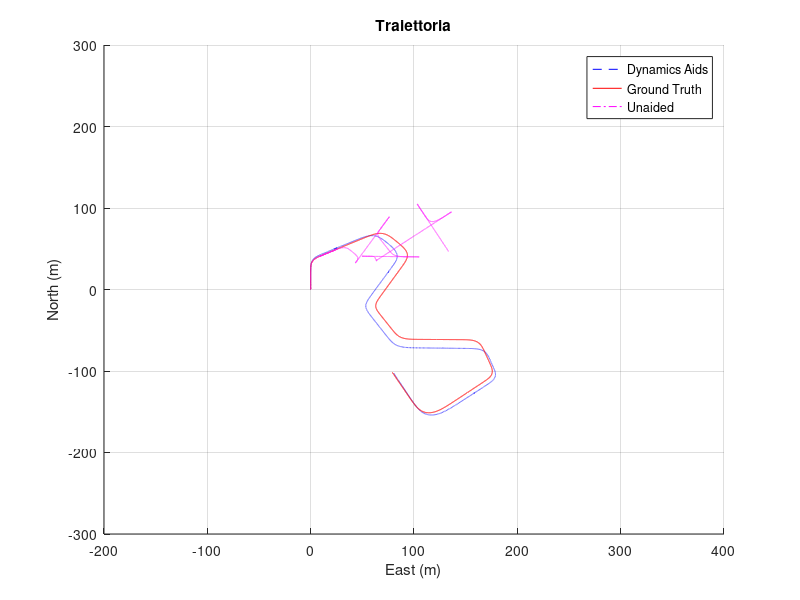
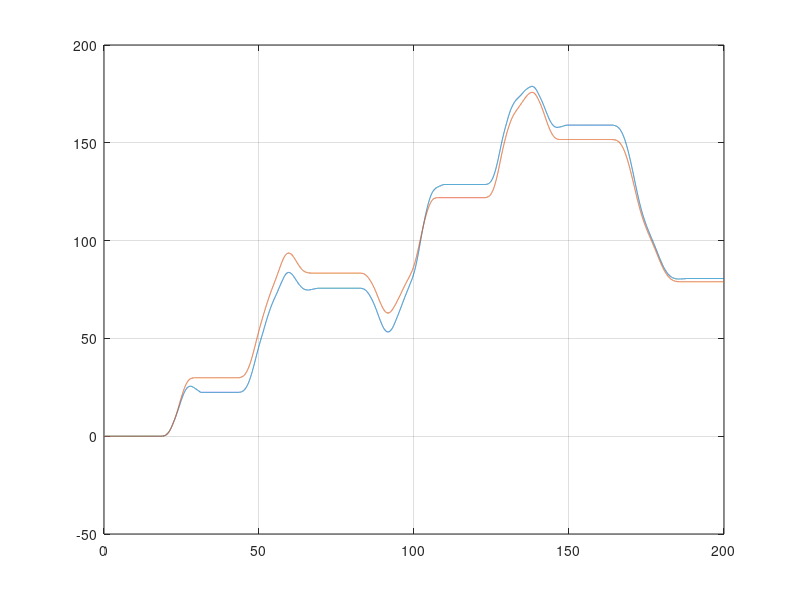

Write MATLAB code to recreate these figures, in order.
%% PLOT TRAIETTORIA

close all;
figure(1) 
hold on
grid on

%% Traiettoria di Riferimento
% importo i dati
load("Estimated_trajectory_9_11_2022.mat");

% plot
plot(est_traj(2,:), est_traj(3,:), "b--")



%% Traiettoria Stimata
load("True_trajectory.mat")
plot(true_traj(2,:), true_traj(3,:), "r-")

%% Traiettoria Integrata
load("Unaided_trajectory_9_11_2022.mat")
plot(unaided_traj(2,:), unaided_traj(3,:), "m-.")


legend('Dynamics Aids', 'Ground Truth', 'Unaided', Location='best')
title('Traiettoria')
xlabel('East (m)')
ylabel('North (m)')
xlim([-200 400])
ylim([-300 300])

figure(2)
plot(est_traj(1,:), est_traj(2,:), true_traj(1,:), true_traj(2,:))
grid on